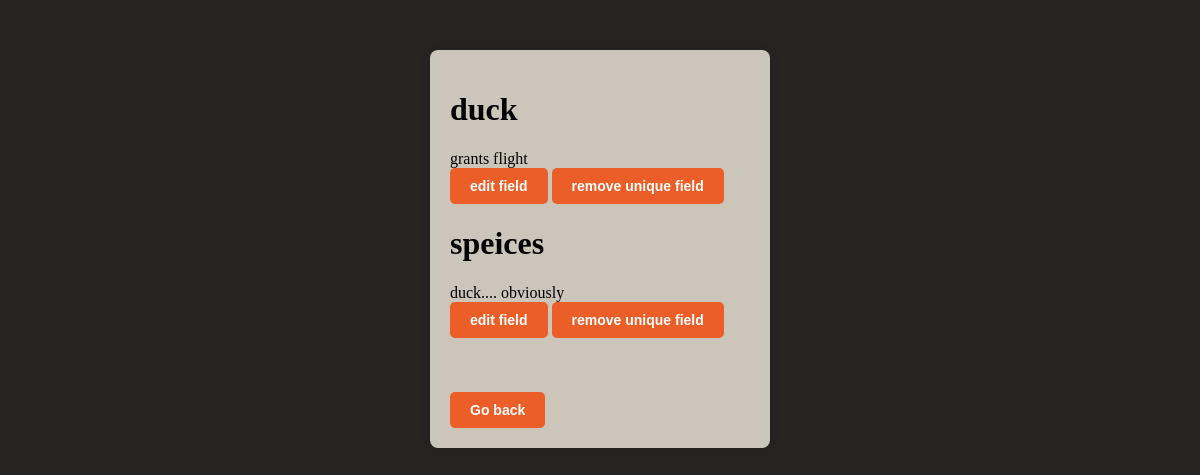
The app's page /viewuniquefields/2 (signed in) with its own data.
### app.py (models this page shows)
class UniqueField(db.Model):
    id = db.Column(db.Integer, primary_key=True)
    characterID = db.Column(db.Integer, db.ForeignKey('character.id'), nullable=False)
    fieldName = db.Column(db.String(80), nullable=False)
    details = db.Column(db.String(500), nullable=True)

### app.py (the view)
@app.route('/viewuniquefields/<int:id>', methods=['GET', 'POST']) #to view and edit uniquefields
@login_required
def viewuniquefields(id):
    session['viewuniquefields'] = id
    curUniqueField = UniqueField.query.filter_by(characterID =id)
    return render_template('viewuniquefields.html', uniquefields=curUniqueField)

### app.py (called while the page is built)
@login_manager.user_loader
def load_user(id):
    return Account.query.get(int(id))

### templates/viewuniquefields.html (shortened to what this page needs)
<!DOCTYPE html>
<html lang="en">
<head>
</head>
<body>
    <div class="options-box">
        {% for uniquefields in uniquefields %}
            <h1>{{ uniquefields.fieldName }}</h1>
            </h2>{{ uniquefields.details }}</h2><br>
            <a href='/edituniquefield/{{uniquefields.id}}'><button class = "button" >edit field</button></a>
            <a href='/removeuniquefield/{{uniquefields.id }}'><button class="button">remove unique field</button></a> <br>
            {% endfor %}
            <br>
            <br>
            <br><a href="/characters"><button class="button">Go back</button></a>
    </div>
</body>
</html>

### templates/viewuniquefields.html (style rules this page uses)
body { background-color: #252422; }
.options-box { width: 300px; margin: 50px auto 0 auto; padding: 20px; background-color: #CCC5B9; border-radius: 8px; box-shadow: 0 0 10px rgba(0, 0, 0, 0.1); }
.button { background-color: #EB5E28; color: #fff; font-weight: bold; padding: 10px 20px; border: none; border-radius: 5px; cursor: pointer; font-size: 14px; transition: background-color 0.3s, color 0.3s; }

### records on screen
UniqueField: fieldName "duck", details "grants flight"
UniqueField: fieldName "speices", details "duck.... obviously"
